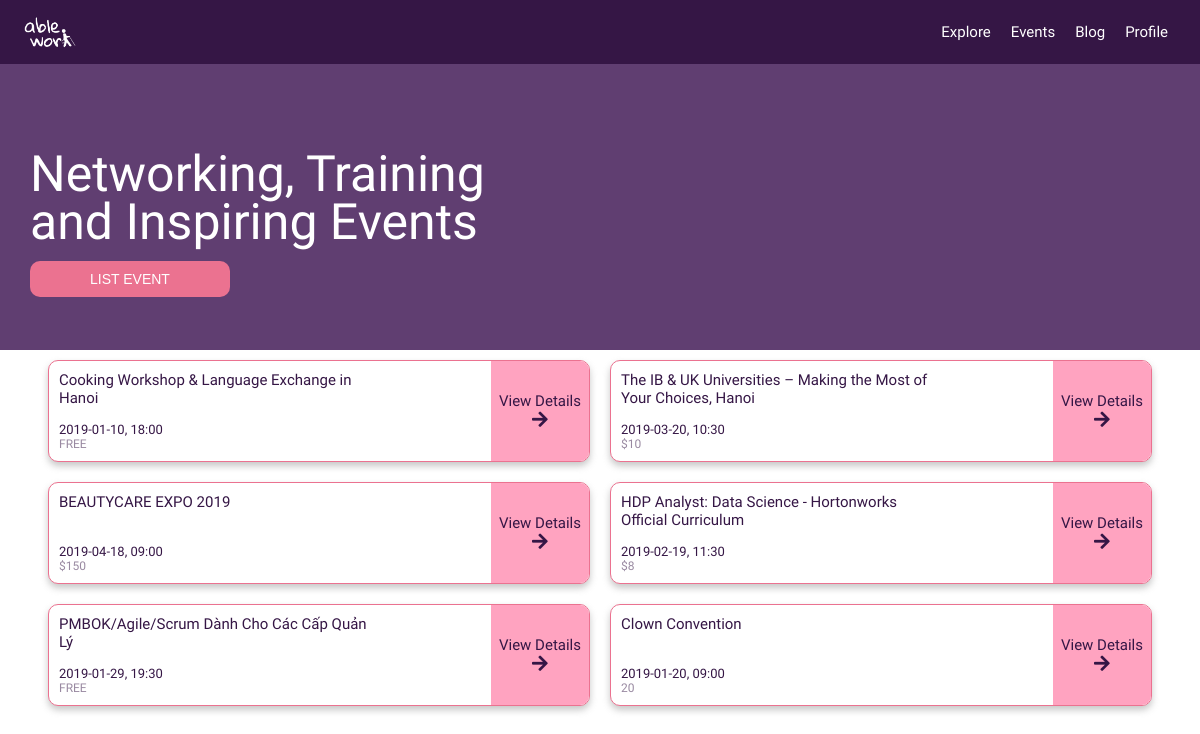
The page /events (signed in) on the database its author committed.
### tables this page shows
CREATE TABLE "events" (
	`eventid`	INTEGER NOT NULL PRIMARY KEY AUTOINCREMENT,
	`eventname`	TEXT,
	`date`	TEXT,
	`time`	TEXT,
	`price`	TEXT,
	`link`	TEXT,
	`userid`	INTEGER
);

### app.py (the view)
@app.route("/events", methods=["GET", "POST"])
@login_required
def events():
    user = session["user_id"]
    if request.method == "POST":
        eventname = request.form.get("eventname")
        link = request.form.get("link")
        date = request.form.get("date")
        time = request.form.get("time")
        price = request.form.get("price")
        if not eventname or not link or not date or not time or not price:
            return apology("Please fill out all the form fields", 400)
        db.execute("INSERT INTO events (eventname, link, date, time, price, userid) VALUES(:eventname, :link, :date, :time, :price, :userid)", eventname=eventname, link=link, date=date, time=time, price=price, userid=user)
        return redirect("/events")
    else:
        events = db.execute("SELECT events.eventname, events.link, events.date, events.time, events.price FROM events")
        return render_template("events.html", events=events)

### app.py (called while the page is built)
@app.after_request
def after_request(response):
    response.headers["Cache-Control"] = "no-cache, no-store, must-revalidate"
    response.headers["Expires"] = 0
    response.headers["Pragma"] = "no-cache"
    return response

### helpers.py (called while the page is built)
def login_required(f):
    @wraps(f)
    def decorated_function(*args, **kwargs):
        if session.get("user_id") is None:
            return redirect("/login")
        return f(*args, **kwargs)
    return decorated_function

### templates/events.html (shortened to what this page needs)
{% extends "layout.html" %}
{% block main %}
    <div class="banner">
      <div class="title">
        <h1>Networking, Training </br>and Inspiring Events</h1>
        <button class="desktop bannerbtn" id="new-event-btn">LIST EVENT</button>
      </div>
    </div>
    <div class="cards-container">
      {% for event in events %}
      <div class="row card external">
        <div class="text-wrap">
          <h3>{{ event.eventname }}</h3>
          <div>
            <p>{{ event.date }}, {{ event.time }}</p>
            <h4>{{ event.price }}</h4>
          </div>
        </div>
        <a href="{{ event.link }}" target="_blank">
          <div class="external-frame">
            <h3>View Details </br> <i class="fas fa-arrow-right"></i> </h3>
          </div>
        </a>
      </div>
      {% endfor %}
    </div>
{% endblock %}

### static/css/styles2.css (style rules this page uses)
html, body, div, span, applet, object, iframe, h1, h2, h3, h4, h5, h6, p, blockquote, pre, a, abbr, acronym, address, big, cite, code, del, dfn, em, img, ins, kbd, q, s, samp, small, strike, strong, sub, sup, tt, var, b, u, i, center, dl, dt, dd, ol, ul, li, fieldset, form, label, legend, table, caption, tbody, tfoot, thead, tr, th, td, article, aside, canvas, details, embed, figure, figcaption, footer, header, hgroup, menu, nav, output, ruby, section, summary, time, mark, audio, video { margin: 0; padding: 0; border: 0; font-size: 100%; font-family: "Work Sans", sans-serif; vertical-align: baseline; }
html { height: 100%; }
body { line-height: 1; }
p { font-size: 13px; font-weight: 300; line-height: normal; }
h1 { font-size: 18px; font-weight: 500; line-height: 1.4rem; }
h3 { font-size: 15px; font-weight: 500; line-height: normal; }
h4 { font-size: 12px; font-weight: 400; line-height: normal; opacity: 0.5; }
a { text-decoration: none; cursor: pointer; }
@media only screen and (min-width: 550px) { h1 { font-size: 50px; line-height: 3rem; } }
.row { display: flex; flex-direction: row; overflow: scroll; }
.fa, .fas, .far { font-size: 18px; cursor: pointer; }
button { width: 100%; box-sizing: border-box; font-size: 14px; font-weight: 500; line-height: normal; padding: 10px; border: solid 1px white; border-radius: 5px; cursor: pointer; background-color: #b54263; }
.bannerbtn { width: 200px; color: white; background-color: #eb7290; border-radius: 10px; padding: 10px; border-color: #eb7290; font-size: 14px; font-weight: medium; margin: 15px 0; border: 1px; }
.banner { background-color: #603e71; color: white; text-align: left; position: relative; z-index: 5; }
@media only screen and (min-width: 550px) { .banner { height: 350px; } }
@media only screen and (min-width: 550px) { .title { padding-bottom: 100px; padding: 150px 0px 100px 30px; } }
.cards-container { display: flex; flex-direction: column; }
.card { margin: 10px; background-color: white; color: #351645; border: solid 1px #eb7290; border-radius: 10px; box-shadow: 0px 4px 7px #88888878; }
.text-wrap { padding: 10px; min-height: 80px; max-width: 60%; display: flex; flex-direction: column; justify-content: space-between; }
.external { justify-content: space-between; }
.external-frame { display: flex; padding: 0 8px; height: 100%; background-color: #ffa3c0; justify-content: space-around; text-align: center; flex-direction: column; }
.external a { font-size: 15px; font-weight: 500; line-height: normal; color: #351645; text-decoration: none; }
@media only screen and (min-width: 550px) { .card { width: 45%; } }
@media only screen and (min-width: 550px) { .cards-container { flex-direction: row; flex-wrap: wrap; justify-content: center; } }

### rows shown on the page
events: eventname "Cooking Workshop & Language Exchange in Hanoi", date "2019-01-10", time "18:00", price "FREE"
events: eventname "The IB & UK Universities – Making the Most of Your Choices, Hanoi", date "2019-03-20", time "10:30", price "$10"
events: eventname "BEAUTYCARE EXPO 2019", date "2019-04-18", time "09:00", price "$150"
events: eventname "HDP Analyst: Data Science - Hortonworks Official Curriculum", date "2019-02-19", time "11:30", price "$8"
events: eventname "PMBOK/Agile/Scrum Dành Cho Các Cấp Quản Lý", date "2019-01-29", time "19:30", price "FREE"
events: eventname "Clown Convention", date "2019-01-20", time "09:00", price "20"
